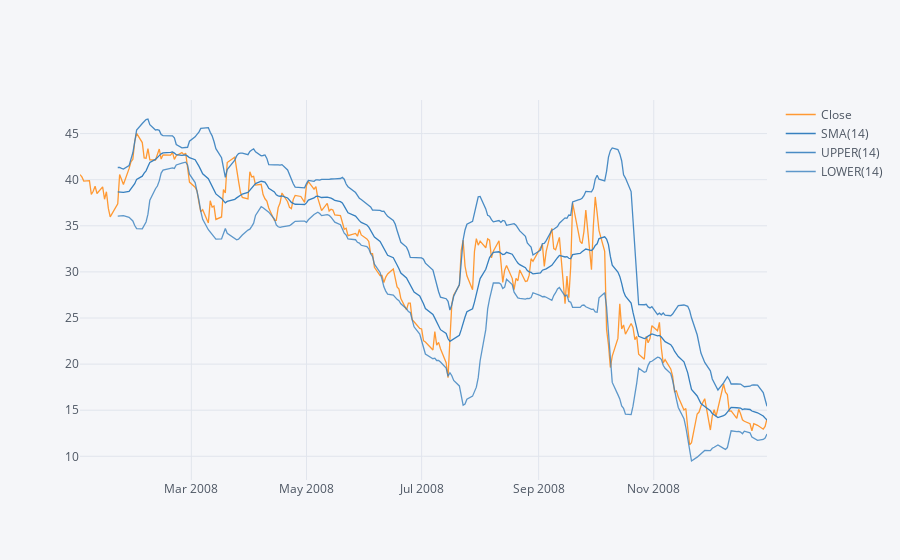

Write notebook code for a chart like this one.
### Markdown cell above
**.ta_plot(study='boll') to create a Bollinger Band Plot for Bank of America for the year 2015.**

### Code cell
BAC['Close'].loc[returns.index.year == 2008].ta_plot(study='boll')

### Figure 1 — Plotly figure (JSON) as saved in the notebook; plotly's stock layout.template omitted (floating-point values rounded to 4 significant figures; data arrays with more than 128 entries replaced by an {"elided": "..."} marker saying what was removed)
{"data": [{"line": {"color": "rgba(255, 153, 51, 1.0)", "dash": "solid", "shape": "linear", "width": 1.3}, "mode": "lines", "name": "Close", "text": "", "type": "scatter", "x": {"elided": "253 str values"}, "y": {"elided": "253 float values"}}, {"line": {"color": "rgba(55, 128, 191, 1.0)", "dash": "solid", "shape": "linear", "width": 1.3}, "mode": "lines", "name": "SMA(14)", "text": "", "type": "scatter", "x": {"elided": "253 str values"}, "y": {"elided": "253 mixed values"}}, {"line": {"color": "rgba(55, 128, 191, 0.8999999999999999)", "dash": "solid", "shape": "linear", "width": 1.3}, "mode": "lines", "name": "UPPER(14)", "text": "", "type": "scatter", "x": {"elided": "253 str values"}, "y": {"elided": "253 mixed values"}}, {"line": {"color": "rgba(55, 128, 191, 0.7999999999999998)", "dash": "solid", "shape": "linear", "width": 1.3}, "mode": "lines", "name": "LOWER(14)", "text": "", "type": "scatter", "x": {"elided": "253 str values"}, "y": {"elided": "253 mixed values"}}], "layout": {"legend": {"bgcolor": "#F5F6F9", "font": {"color": "#4D5663"}}, "paper_bgcolor": "#F5F6F9", "plot_bgcolor": "#F5F6F9", "title": {"font": {"color": "#4D5663"}}, "xaxis": {"gridcolor": "#E1E5ED", "showgrid": true, "tickfont": {"color": "#4D5663"}, "title": {"font": {"color": "#4D5663"}, "text": ""}, "zerolinecolor": "#E1E5ED"}, "yaxis": {"gridcolor": "#E1E5ED", "showgrid": true, "tickfont": {"color": "#4D5663"}, "title": {"font": {"color": "#4D5663"}, "text": ""}, "zerolinecolor": "#E1E5ED"}}}
